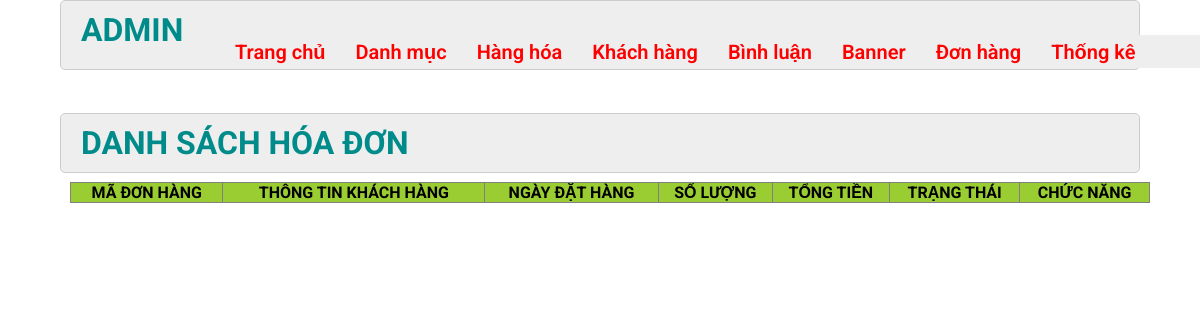
/admin/index.php?act=hoadon, run on an earlier commit of the app's database.
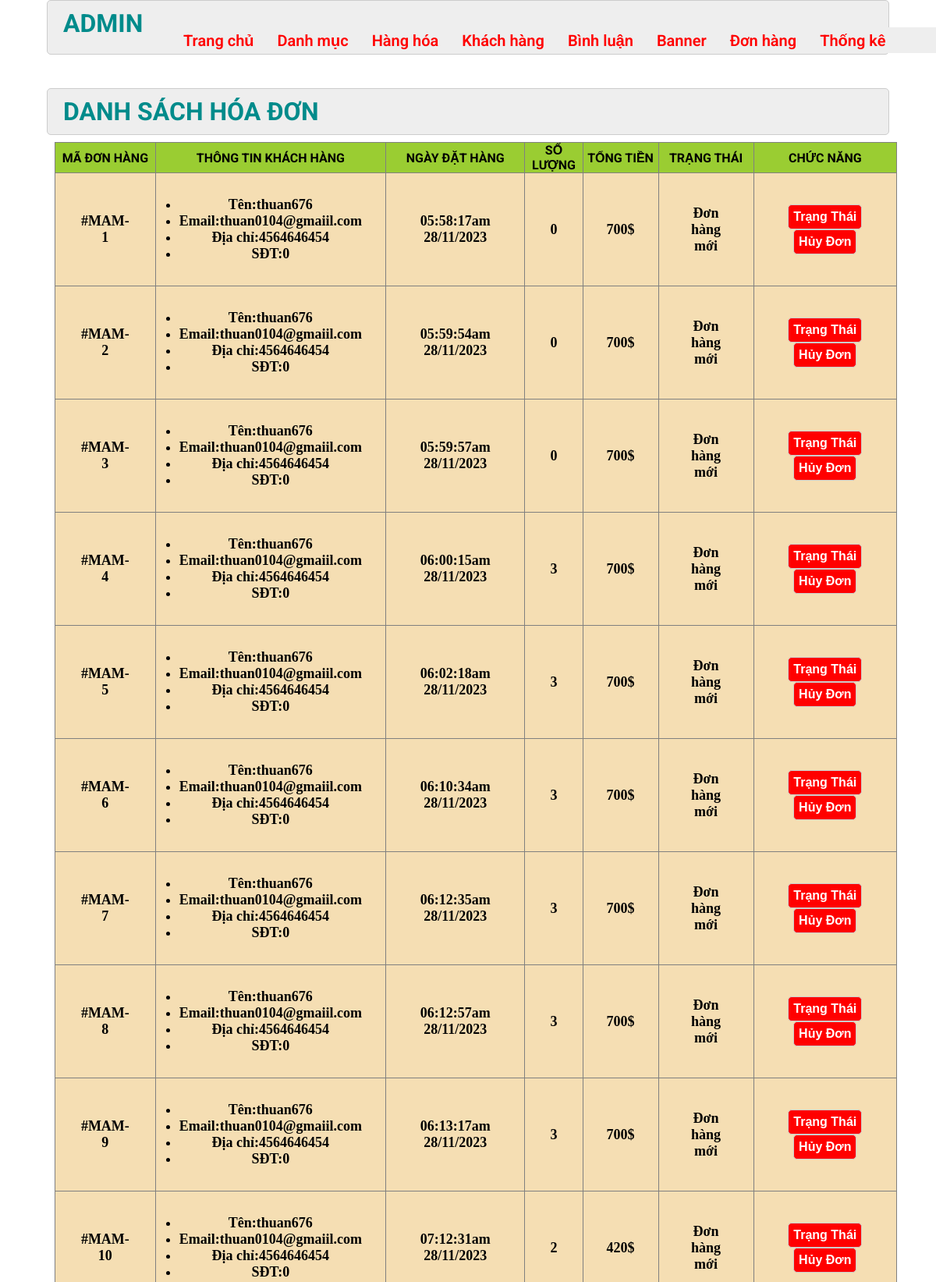
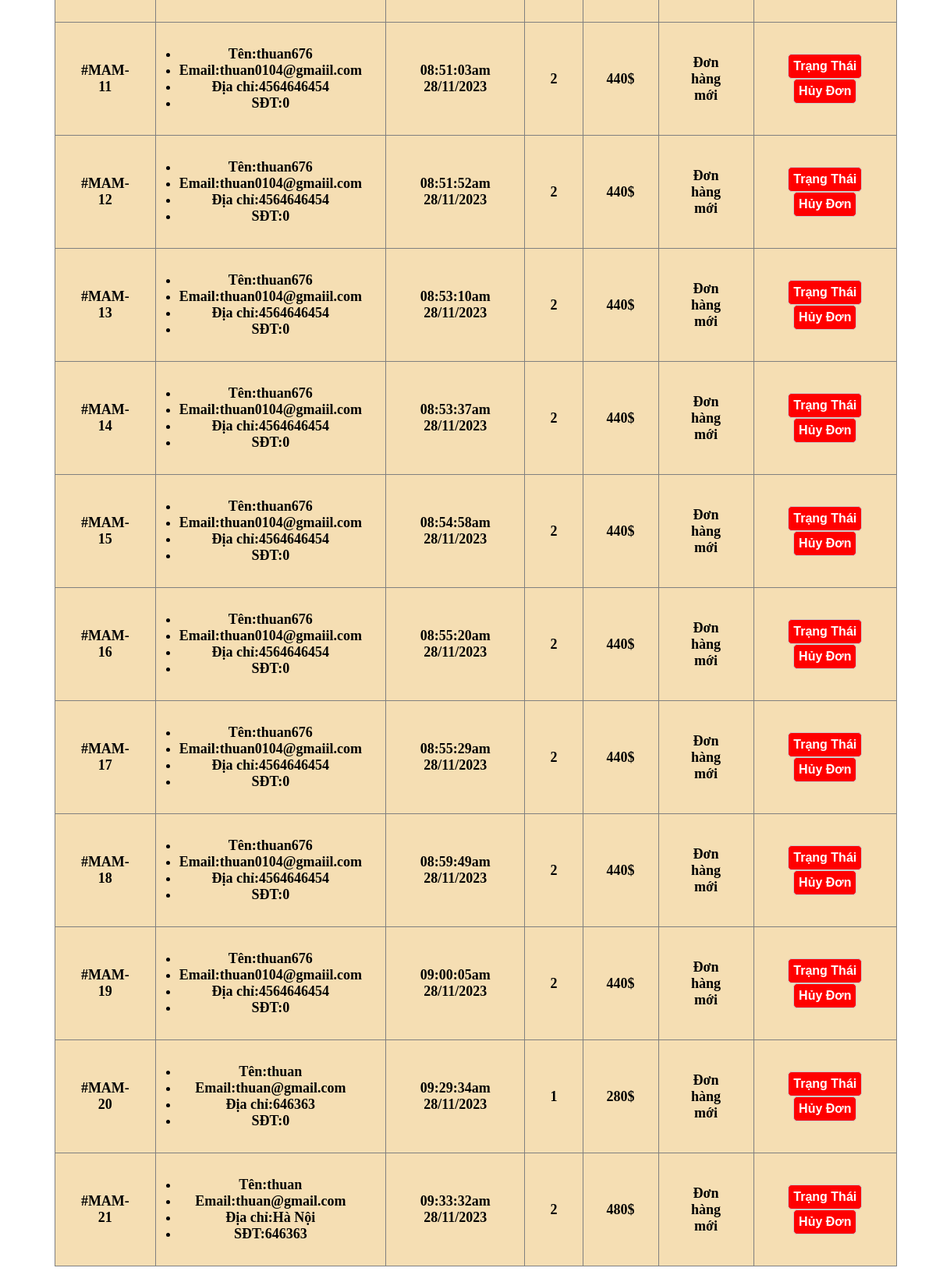
And on a later commit of the database (2 pictures, top to bottom).
### tables this page shows
CREATE TABLE `hoadon` (
  `id` int(11) NOT NULL,
  `iduser` int(11) NOT NULL DEFAULT 0,
  `hd_name` varchar(255) NOT NULL,
  `hd_email` varchar(255) NOT NULL,
  `hd_address` varchar(255) NOT NULL,
  `hd_tel` int(11) NOT NULL,
  `hd_pttt` tinyint(4) NOT NULL DEFAULT 0 COMMENT '1.Trả khi nhận hàng\r\n2.Thanh toán qua ngân hàng\r\n3.Thanh toán online',
  `ngaydathang` varchar(50) NOT NULL,
  `tong` int(11) NOT NULL,
  `trangthai` varchar(255) NOT NULL DEFAULT '0' COMMENT '1.Chờ xác nhận\r\n2.Đang xử lý\r\n3.Đang giao'
);

### model/pdo.php (called while the page is built, shortened)
<?php
function pdo_get_connection(){
    $servername = "localhost";
    $username = "root";
    $password = "";
    try {
        $conn = new PDO("mysql:host=$servername;dbname=duan1", $username, $password);
        $conn->setAttribute(PDO::ATTR_ERRMODE, PDO::ERRMODE_EXCEPTION);
        return $conn;
    } catch(PDOException $e) {
        echo "Connection failed: " . $e->getMessage();
    }
}
function pdo_query($sql){
    $sql_args=array_slice(func_get_args(),1);
    try{
        $conn=pdo_get_connection();
        $stmt=$conn->prepare($sql);
        $stmt->execute($sql_args);
        $rows=$stmt->fetchAll();
        return $rows;
    }
    catch(PDOException $e){
        throw $e;
    }
    finally{
        unset($conn);
    }
}
?>

### model/giohang.php (called while the page is built, shortened)
<?php
function loadall_giohang_soluong($idhoadon){
    $sql = "select * from giohang where idhoadon='$idhoadon'";
    $result = pdo_query($sql);
    return sizeof($result);
}
function loadall_ghofme($iduser){
    $sql = "select * from hoadon where 1 ";
    $result = pdo_query($sql);
    return $result;
}
function get_ttdh($n){
    switch($n) {
        case '0':
            $tt = "Đơn hàng mới";
            break;
    }
    return $tt;
}
?>

### admin/hoadon/list.php (the view, shortened to what this page needs)
<div class="row2">
  <div class="row2 font_title">
    <h1>DANH SÁCH HÓA ĐƠN</h1>
  </div><br>
  <div class="row2 form_content ">
    <form action="index.php?act=hoadon" method="POST">
      <div class="row2 mb10 formds_loai">
        <table>
          <tr>
            <th>MÃ ĐƠN HÀNG</th>
            <th>THÔNG TIN KHÁCH HÀNG</th>
            <TH>NGÀY ĐẶT HÀNG</TH>
            <th>SỐ LƯỢNG</th>
            <TH>TỔNG TIỀN</TH>
            <TH>TRẠNG THÁI</TH>
            <th>CHỨC NĂNG</th>
          </tr>
          <?php
          foreach($listhoadon as $hd){
            extract($hd);
            $soluong = loadall_giohang_soluong($hd['id']);
            $ttdh = get_ttdh($hd['trangthai']);
          ?>
          <tr>
            <td>#MAM-<?= $hd['id'] ?></td>
            <td>
              <ul>
                <li>Tên:<?=$hd['hd_name'] ?></li>
                <li>Email:<?= $hd['hd_email'] ?></li>
                <li>Địa chỉ:<?= $hd['hd_address'] ?></li>
                <li>SĐT:<?= $hd['hd_tel'] ?></li>
              </ul>
            </td>
            <TD><?= $hd['ngaydathang'] ?></TD>
            <TD><?= $soluong ; ?></TD>
            <TD><?= $hd['tong'] ?>$</TD>
            <TD><?= $ttdh ; ?></TD>
            <td>
              <a href="index.php?act=suahd&idhd=<?php echo $id; ?>"><input type="button" value="Trạng Thái"></a>
              <a onclick="return confirm('Bạn có muốn xóa?')" href="index.php?act=xoahd&idhd=<?php echo $id; ?>"><input type="button" value="Hủy Đơn" name="xoahd"></a>
            </td>
          </tr>
          <?php } ?>
        </table>
      </div>
    </form>
  </div>
</div>

What changed in the data, as far as the page shows it:
added hoadon: id "1", hd_name "thuan676", hd_email "thuan0104@gmaiil.com", hd_address "4564646454", hd_tel "0", ngaydathang "05:58:17am 28/11/2023", soluong "0", tong "700", trangthai "Đơn hàng mới"
added hoadon: id "2", hd_name "thuan676", hd_email "thuan0104@gmaiil.com", hd_address "4564646454", hd_tel "0", ngaydathang "05:59:54am 28/11/2023", soluong "0", tong "700", trangthai "Đơn hàng mới"
added hoadon: id "3", hd_name "thuan676", hd_email "thuan0104@gmaiil.com", hd_address "4564646454", hd_tel "0", ngaydathang "05:59:57am 28/11/2023", soluong "0", tong "700", trangthai "Đơn hàng mới"
added hoadon: id "4", hd_name "thuan676", hd_email "thuan0104@gmaiil.com", hd_address "4564646454", hd_tel "0", ngaydathang "06:00:15am 28/11/2023", soluong "3", tong "700", trangthai "Đơn hàng mới"
added hoadon: id "5", hd_name "thuan676", hd_email "thuan0104@gmaiil.com", hd_address "4564646454", hd_tel "0", ngaydathang "06:02:18am 28/11/2023", soluong "3", tong "700", trangthai "Đơn hàng mới"
added hoadon: id "6", hd_name "thuan676", hd_email "thuan0104@gmaiil.com", hd_address "4564646454", hd_tel "0", ngaydathang "06:10:34am 28/11/2023", soluong "3", tong "700", trangthai "Đơn hàng mới"
added hoadon: id "7", hd_name "thuan676", hd_email "thuan0104@gmaiil.com", hd_address "4564646454", hd_tel "0", ngaydathang "06:12:35am 28/11/2023", soluong "3", tong "700", trangthai "Đơn hàng mới"
added hoadon: id "8", hd_name "thuan676", hd_email "thuan0104@gmaiil.com", hd_address "4564646454", hd_tel "0", ngaydathang "06:12:57am 28/11/2023", soluong "3", tong "700", trangthai "Đơn hàng mới"
added hoadon: id "9", hd_name "thuan676", hd_email "thuan0104@gmaiil.com", hd_address "4564646454", hd_tel "0", ngaydathang "06:13:17am 28/11/2023", soluong "3", tong "700", trangthai "Đơn hàng mới"
added hoadon: id "10", hd_name "thuan676", hd_email "thuan0104@gmaiil.com", hd_address "4564646454", hd_tel "0", ngaydathang "07:12:31am 28/11/2023", soluong "2", tong "420", trangthai "Đơn hàng mới"
added hoadon: id "11", hd_name "thuan676", hd_email "thuan0104@gmaiil.com", hd_address "4564646454", hd_tel "0", ngaydathang "08:51:03am 28/11/2023", soluong "2", tong "440", trangthai "Đơn hàng mới"
added hoadon: id "12", hd_name "thuan676", hd_email "thuan0104@gmaiil.com", hd_address "4564646454", hd_tel "0", ngaydathang "08:51:52am 28/11/2023", soluong "2", tong "440", trangthai "Đơn hàng mới"
added hoadon: id "13", hd_name "thuan676", hd_email "thuan0104@gmaiil.com", hd_address "4564646454", hd_tel "0", ngaydathang "08:53:10am 28/11/2023", soluong "2", tong "440", trangthai "Đơn hàng mới"
added hoadon: id "14", hd_name "thuan676", hd_email "thuan0104@gmaiil.com", hd_address "4564646454", hd_tel "0", ngaydathang "08:53:37am 28/11/2023", soluong "2", tong "440", trangthai "Đơn hàng mới"
added hoadon: id "15", hd_name "thuan676", hd_email "thuan0104@gmaiil.com", hd_address "4564646454", hd_tel "0", ngaydathang "08:54:58am 28/11/2023", soluong "2", tong "440", trangthai "Đơn hàng mới"
added hoadon: id "16", hd_name "thuan676", hd_email "thuan0104@gmaiil.com", hd_address "4564646454", hd_tel "0", ngaydathang "08:55:20am 28/11/2023", soluong "2", tong "440", trangthai "Đơn hàng mới"
added hoadon: id "17", hd_name "thuan676", hd_email "thuan0104@gmaiil.com", hd_address "4564646454", hd_tel "0", ngaydathang "08:55:29am 28/11/2023", soluong "2", tong "440", trangthai "Đơn hàng mới"
added hoadon: id "18", hd_name "thuan676", hd_email "thuan0104@gmaiil.com", hd_address "4564646454", hd_tel "0", ngaydathang "08:59:49am 28/11/2023", soluong "2", tong "440", trangthai "Đơn hàng mới"
added hoadon: id "19", hd_name "thuan676", hd_email "thuan0104@gmaiil.com", hd_address "4564646454", hd_tel "0", ngaydathang "09:00:05am 28/11/2023", soluong "2", tong "440", trangthai "Đơn hàng mới"
added hoadon: id "20", hd_name "thuan", hd_email "thuan@gmail.com", hd_address "646363", hd_tel "0", ngaydathang "09:29:34am 28/11/2023", soluong "1", tong "280", trangthai "Đơn hàng mới"
added hoadon: id "21", hd_name "thuan", hd_email "thuan@gmail.com", hd_address "Hà Nội", hd_tel "646363", ngaydathang "09:33:32am 28/11/2023", soluong "2", tong "480", trangthai "Đơn hàng mới"
